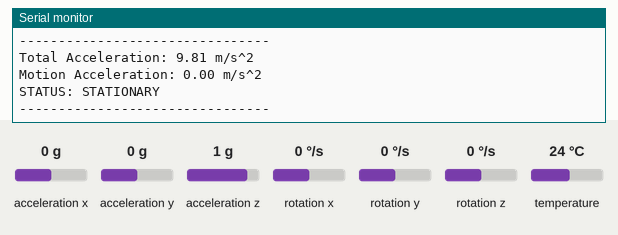
This sketch was run on a simulated ESP32. Parts: the last lines printed to the serial monitor. The inputs (shaded band) are chosen by the test bench; at power-on: acceleration x 0 g, acceleration y 0 g, acceleration z 1 g, rotation x 0 °/s, rotation y 0 °/s, rotation z 0 °/s, temperature 24 °C.

Above: at 1.3 s.
1.4 s: acceleration x set to -1.4 g
At 1.9 s:
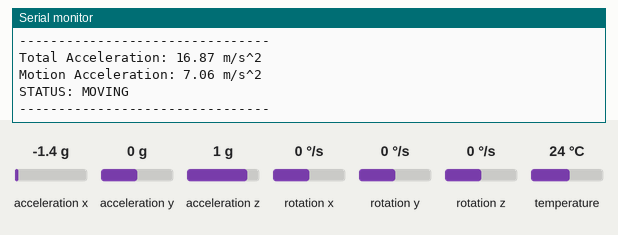
3.5 s: acceleration y set to -1.4 g
At 4.0 s:
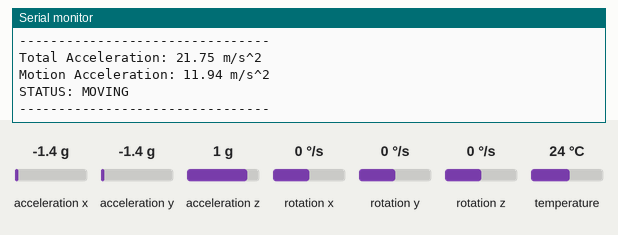
5.0 s: acceleration z set to -1.4 g
At 5.5 s:
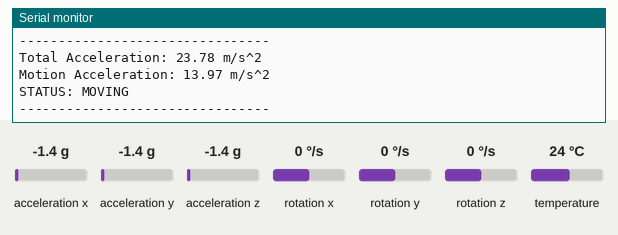
Timing chart, 0 to 8.0 s (numbered marks = the images above; inputs shaded):
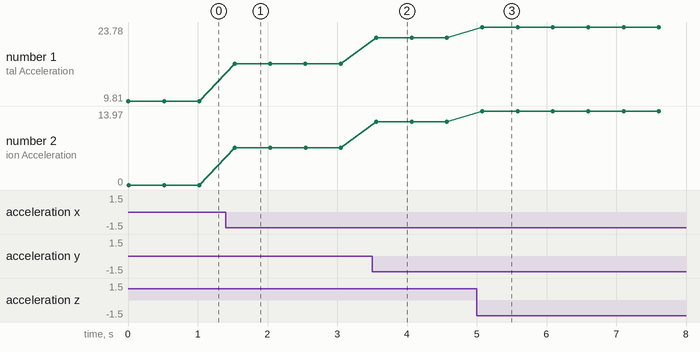

Measured:
- after the input at 1.4 s, the serial monitor: prints a new line after 0.13 s (image 1)
- after the input at 3.5 s, the serial monitor: prints a new line after 0.06 s (image 2)
- after the input at 5.0 s, the serial monitor: prints a new line after 0.08 s (image 3)
- plotted number 1: 9.81 → 16.87 after the input at 1.4 s, 16.87 → 21.75 after the input at 3.5 s, 21.75 → 23.78 after the input at 5.0 s
- plotted number 2: 0 → 7.06 after the input at 1.4 s, 7.06 → 11.94 after the input at 3.5 s, 11.94 → 13.97 after the input at 5.0 s

The sketch:

sketch.ino
```cpp
#include <Wire.h>
#include <Adafruit_MPU6050.h>
#include <Adafruit_Sensor.h>
#include <math.h>

Adafruit_MPU6050 mpu;

void setup() {

  Serial.begin(115200);

  Wire.begin(21, 22);

  Serial.println();
  Serial.println("================================");
  Serial.println("ANIMAL GEOFENCING - MOTION TEST");
  Serial.println("================================");

  if (!mpu.begin()) {
    Serial.println("MPU6050 NOT FOUND!");

    while (1) {
      delay(10);
    }
  }

  Serial.println("MPU6050 FOUND!");
  Serial.println();
}

void loop() {

  sensors_event_t acceleration;
  sensors_event_t gyro;
  sensors_event_t temperature;

  mpu.getEvent(&acceleration, &gyro, &temperature);

  // Get acceleration values
  float ax = acceleration.acceleration.x;
  float ay = acceleration.acceleration.y;
  float az = acceleration.acceleration.z;

  // Calculate total acceleration magnitude
  float totalAcceleration =
      sqrt(ax * ax + ay * ay + az * az);

  // Remove approximately 1 g of gravity
  float motionAcceleration =
      fabs(totalAcceleration - 9.81);

  Serial.print("Total Acceleration: ");
  Serial.print(totalAcceleration);
  Serial.println(" m/s^2");

  Serial.print("Motion Acceleration: ");
  Serial.print(motionAcceleration);
  Serial.println(" m/s^2");

  // Simple movement threshold
  if (motionAcceleration > 0.50) {
    Serial.println("STATUS: MOVING");
  }
  else {
    Serial.println("STATUS: STATIONARY");
  }

  Serial.println("--------------------------------");

  delay(500);
}
```
